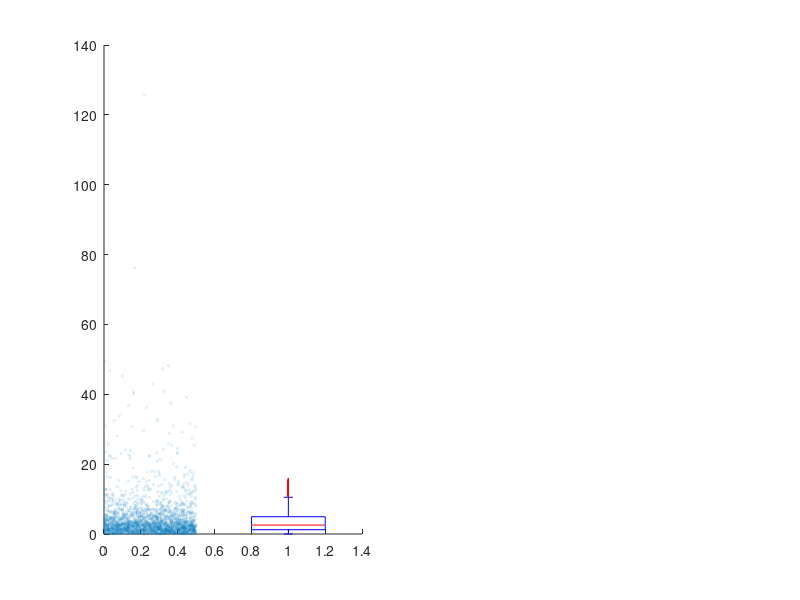

The MATLAB script that drew this image: (Note: this script raises an error after producing the figure.)


%% FigS06EF

load('FigS06EF.mat')

figure

subplot(121)
hold on
scatter(tempz*0+rand(1,length(tempz))/2,tempz,6,"black","filled","MarkerFaceAlpha",0.1)
boxplot(tempz,tempz*0+1,'Colors','k','PlotStyle','compact','MedianStyle','line','Widths',0.20,'Symbol','k')
plot([-1 3],[1 1])
hold off
[p,h] = signrank(tempz,1)
ylim([0 20])
xlim([-1 3])

subplot(122)
hold on
scatter(tempk*0+rand(1,length(tempz))/2,tempk,6,"black","filled","MarkerFaceAlpha",0.1)
boxplot(tempk,tempk*0+1,'Colors','k','PlotStyle','compact','MedianStyle','line','Widths',0.20,'Symbol','k')
plot([-1 3],[1 1])
hold off
[p,h] = signrank(tempk,1)
ylim([0 3])
xlim([-1 3])
